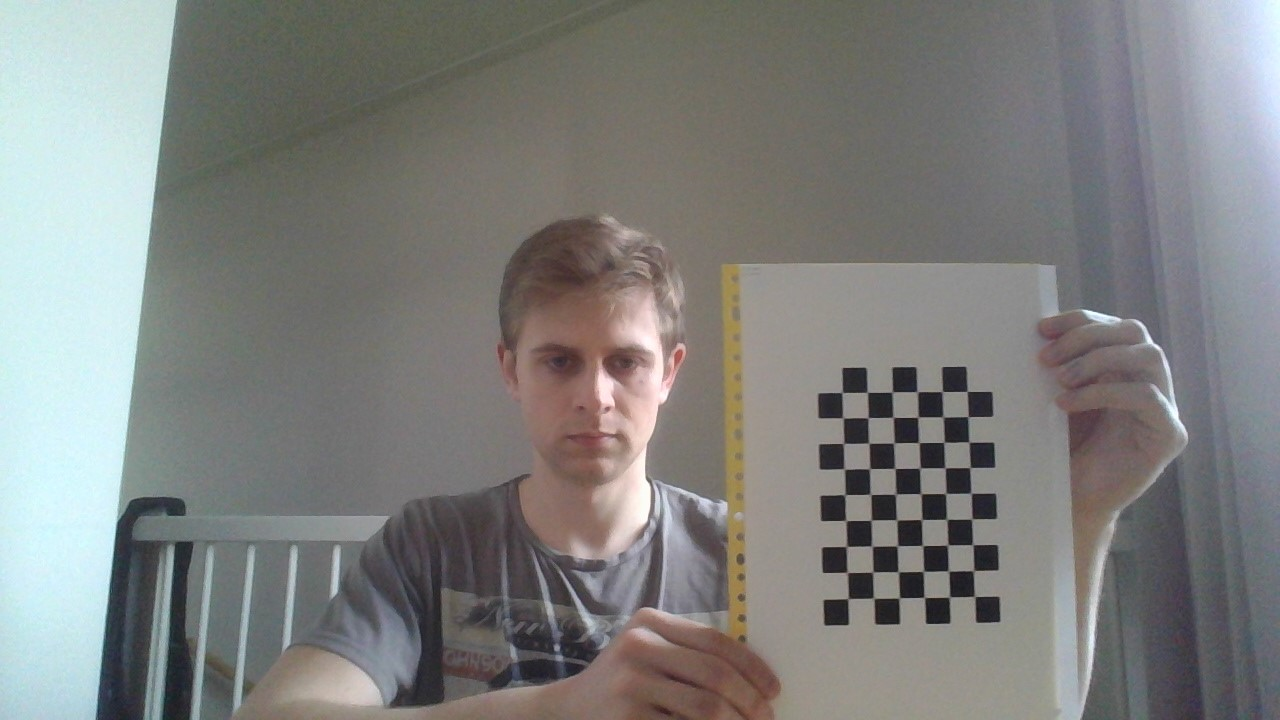
//> input picture Assignment_1/Camera Roll/WIN_20220216_11_22_18_Pro.jpg, 1280 x 720 px, given in place of the camera
$ ./Main   (built with g++ and OpenCV 4)
//> lines starting //> are read from the running program, lines starting //| are printed output that depends on the picture; after the words box and inside, x2 and y2 are one past the last pixel; in counts of white or black regions, pixels touching at a corner belong together
//#include <opencv2/opencv.hpp>
#include <opencv2/core.hpp>
#include <opencv2/core/utility.hpp>
#include <opencv2/imgproc.hpp>
#include "opencv2/highgui.hpp"
#include "opencv2/calib3d.hpp"
#include <opencv2/imgcodecs.hpp>
#include <opencv2/videoio.hpp>

#include <string>
#include <iostream>
#include <fstream>
#include <sstream>

using namespace cv;
using namespace std;

const Size chessboardDim = Size(6, 9);
const float squareDim = 0.017f;


void createKnownBoardPositions(vector<Point3f>& corners) {

	for (int i = 0; i < chessboardDim.height; i++)
	{
		for (int j = 0; j < chessboardDim.width; j++)
		{
			corners.push_back(Point3f(j* squareDim, i* squareDim, 0.0f));
		}
	}
}

// [228 lines left out: functions computeReprojectionErrors, cameraCalibrationAndLowQualityDetection, saveCameraCalibration, runImages, calibrateCameraAndSaveParams, not called in this run]


void poseEstimation(Mat img, vector<Point2f> corners, bool foundCorner, Mat cameraMatrixValues, Mat distortionCoefficientsValues) {

	Mat imgCorners;
	vector<Point3f> objectPoints;
	Mat imgGray;
	vector<Point2f> imagePoints, imagePointsCube;
	Mat rVectors, tVectors, rotMtx;
	cvtColor(img, imgGray, COLOR_BGR2GRAY);

	TermCriteria criteria = TermCriteria(TermCriteria::EPS + TermCriteria::COUNT, 40, 0.001);

	drawChessboardCorners(img, chessboardDim, corners, foundCorner);
	//imshow("Image with corners", imgCorners);
	cornerSubPix(imgGray, corners, Size(11, 11), Size(-1, -1), criteria);

	createKnownBoardPositions(objectPoints);

	solvePnP(objectPoints, corners, cameraMatrixValues, distortionCoefficientsValues, rVectors, tVectors);

	cout << "rVectors\n";
	cout << rVectors;


	vector<Point3f> axis;
	vector<Point3f> cube;

	axis.push_back(Point3f(3.0 * squareDim, 0.0, 0.0));
	axis.push_back(Point3f(0.0, 3.0 * squareDim, 0.0));
	axis.push_back(Point3f(0.0, 0.0, -3.0 * squareDim));

	projectPoints(axis, rVectors, tVectors, cameraMatrixValues, distortionCoefficientsValues, imagePoints);

	arrowedLine(img, corners[0], imagePoints[0], Scalar(255, 0, 0), 2, LINE_8);
	arrowedLine(img, corners[0], imagePoints[1], Scalar(0, 255, 0), 2, LINE_8);
	arrowedLine(img, corners[0], imagePoints[2], Scalar(0, 0, 255), 2, LINE_8);


	cube.push_back(Point3f(0.0, 0.0, 0.0));
	cube.push_back(Point3f(0.0, 2.0 * squareDim, 0.0));
	cube.push_back(Point3f(2.0 * squareDim, 2.0 * squareDim, 0.0));
	cube.push_back(Point3f(2.0 * squareDim, 0.0, 0.0));
	cube.push_back(Point3f(0.0, 0.0, -2.0 * squareDim));
	cube.push_back(Point3f(0.0, 2.0 * squareDim, -2.0 * squareDim));
	cube.push_back(Point3f(2.0 * squareDim, 2.0 * squareDim, -2.0 * squareDim));
	cube.push_back(Point3f(2.0 * squareDim, 0.0, -2.0 * squareDim));

	projectPoints(cube, rVectors, tVectors, cameraMatrixValues, distortionCoefficientsValues, imagePointsCube);

	cout << imagePointsCube.size() << "\n";

	//BASE
	for (int i = 0, j = 1; i < 3 && j < 4; i++, j++)
	{
		line(img, imagePointsCube[i], imagePointsCube[j], Scalar(0, 255, 255), 2, LINE_8);
		if (j == 3) {
			line(img, imagePointsCube[0], imagePointsCube[j], Scalar(0, 255, 255), 2, LINE_8);
		}
	}


	//PILLARS
	for (int i = 0, j = 4; i < 4 && j < imagePointsCube.size(); i++, j++)
	{
		line(img, imagePointsCube[i], imagePointsCube[j], Scalar(0, 255, 255), 2, LINE_8);

	}

	//TOP
	for (int i = 4, j = 5; i < imagePointsCube.size() - 1 && j < imagePointsCube.size(); i++, j++)
	{
		line(img, imagePointsCube[i], imagePointsCube[j], Scalar(0, 255, 255), 2, LINE_8);
		if (j == imagePointsCube.size() - 1) {
			line(img, imagePointsCube[4], imagePointsCube[j], Scalar(0, 255, 255), 2, LINE_8);

		}
	}

	imshow("Output", img);

}


void runCamera(Mat cameraMatrixValues, Mat distortionCoefficientsValues) {
	Mat frame;
	Mat drawToFrame;

	VideoCapture vid(0);
	if (!vid.isOpened()) { return; }

	int fps = 20;

	namedWindow("Webcam", WINDOW_AUTOSIZE);

	while (true) {
		if (!vid.read(frame))
			break;

		vector<Point2f> foundPoints;
		bool found = false;

		found = findChessboardCorners(frame, chessboardDim, foundPoints, CALIB_CB_ADAPTIVE_THRESH + CALIB_CB_NORMALIZE_IMAGE + CALIB_CB_FAST_CHECK);
		if (found)
			poseEstimation(frame, foundPoints, found, cameraMatrixValues, distortionCoefficientsValues);
		else
			imshow("webcam", frame);

		char character = waitKey(1000 / fps);

	}
}


void main(int argv, char** argc) {

	Mat camMatrix = Mat::eye(3,3,CV_64F);
	Mat distCoeff = Mat::zeros(8, 1, CV_64F);
	vector<vector<Point2f>> checkerboardImageSpacePoints;

	vector<Mat> savedImages;


	//  OFFLINE  //

	//savedImages = runImages(checkerboardImageSpacePoints);

	//uncomment to calibrate on given images
	//calibrateCameraAndSaveParams(savedImages, checkerboardImageSpacePoints, camMatrix, distCoeff);

	cout << "Calibrated! ";

	//  ONLINE  //
	//
	//TODO: change this to read all cam params from XML file

	fstream cameraMatrix;
	vector<float> aux;
	Mat cameraMatrixValues = Mat::eye(3, 3, CV_64F);
	cameraMatrix.open("cameraMatrix.txt", ios::in);
	if (cameraMatrix) {
		double value;

		// read the elements in the file into a vector
		while (cameraMatrix >> value) {
			aux.push_back(value);
		}
	}
	int z = 0;
	for (int i = 0; i < 3; i++) {
		for (int j = 0; j < 3; j++) {
			cameraMatrixValues.at<double>(i, j) = aux[z];
			z++;
		}
	}

	for (int r = 0; r < 3; r++)
	{
		for (int c = 0; c < 3; c++)
		{
			double value = cameraMatrixValues.at<double>(r, c);
			//cout << value << "\n ";
		}
	}


	cameraMatrix.close();


	fstream distortionCoefficients;
	Mat distortionCoefficientsValues;
	distortionCoefficients.open("distortionCoefficients.txt", ios::in);
	if (distortionCoefficients) {
		double value;

		// read the elements in the file into a vector
		while (distortionCoefficients >> value) {
			distortionCoefficientsValues.push_back(value);
		}
	}

	//cout << distortionCoefficientsValues;

	distortionCoefficients.close();

	//uncomment to run on camera
	runCamera(cameraMatrixValues, distortionCoefficientsValues);
//> in runCamera, frame is the input picture: 720 rows x 1280 cols, CV_8UC3; mean B, G, R 126.8, 128.6, 127.9
//> in runCamera, `found = findChessboardCorners(frame, chessboardDim, foundPoints, CALIB..`: found = true; foundPoints = 54 Points (x, y), first 12: [974.5, 596.5], [949.7, 597.3], [924.5, 597.2], [899.5, 597.9], [873.5, 598], [847.7, 598.6], [974.1, 570.9], [948.2, 571.1], [923.2, 571.4], [898.1, 571.8], [872.5, 571.9], [847.1, 572.5]
//> in poseEstimation, `cvtColor(img, imgGray, COLOR_BGR2GRAY);`:
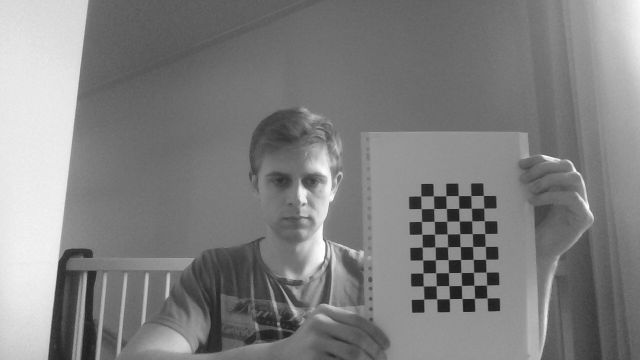
//> imgGray: 720 rows x 1280 cols, CV_8UC1 (shown at 1/2 size); min 16, max 254, mean 128.2
//> in poseEstimation, `drawChessboardCorners(img, chessboardDim, corners, foundCorner);`:
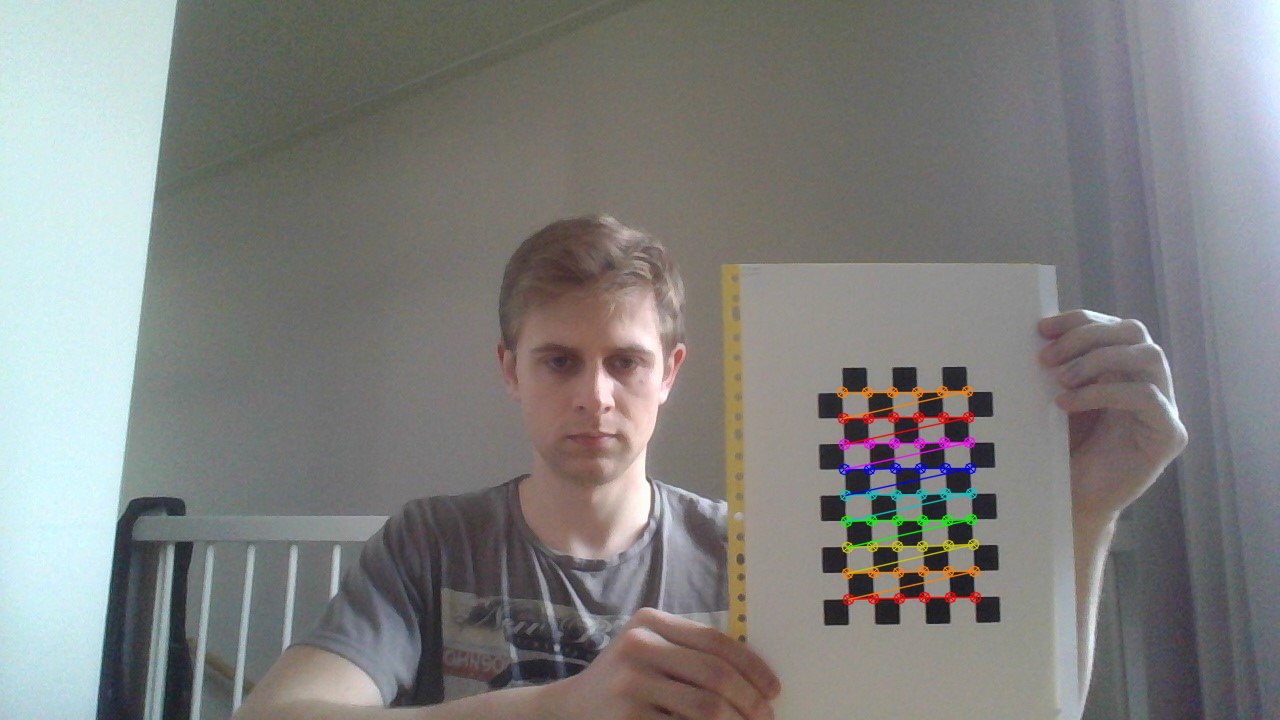
//> img: 720 rows x 1280 cols, CV_8UC3; 1.14% of pixels changed, all inside (x1, y1, x2, y2) = (836, 385, 982, 606)
//> in poseEstimation, `cornerSubPix(imgGray, corners, Size(11, 11), Size(-1, -1), criteria);`: corners = 54 Points (x, y), first 12: [974.6, 596.4], [949.4, 597.1], [924.3, 597.4], [899.2, 597.9], [873.6, 598.2], [848.1, 598.6], [973.5, 570.7], [948.5, 571], [923.4, 571.4], [898.3, 571.8], [872.8, 572.1], [847.2, 572.5]
//> in poseEstimation, `solvePnP(objectPoints, corners, cameraMatrixValues, distortionCoeffici..`: rVectors = [0.176, -0.245, -3.12]; tVectors = [0.638, 0.407, 2.31]
//| [0.1764730664266701;
//|  -0.2453879693004807;
//|  -3.121725723250512]
//> in poseEstimation, `projectPoints(axis, rVectors, tVectors, cameraMatrixValues, distortion..`: imagePoints = 3 Points (x, y): [898.9, 597.8], [971.9, 518.9], [1006.2, 598.3]
//> in poseEstimation, `projectPoints(cube, rVectors, tVectors, cameraMatrixValues, distortion..`: imagePointsCube = 8 Points (x, y): [975, 596.9], [972.9, 544.8], [922.4, 545.4], [924.2, 597.5], [995.6, 597.8], [993.3, 544.8], [942, 545.4], [944, 598.3]
//| 8
//> after the loop in poseEstimation, `for (int i = 0, j = 1; i < 3 && j < 4; i++, j++)`:
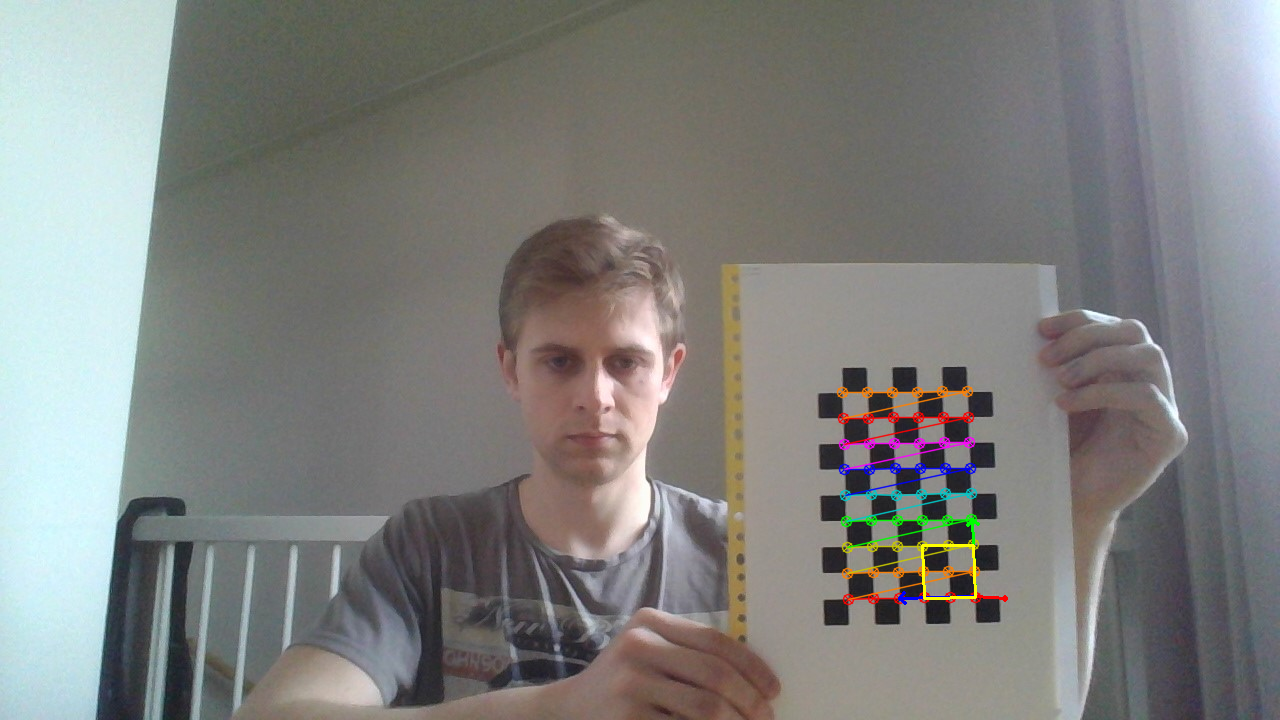
//> img: 720 rows x 1280 cols, CV_8UC3; mean B, G, R 126.7, 128.8, 128.3
//> the loop in poseEstimation, `for (int i = 0, j = 4; i < 4 && j < imagePointsCube.size(); i++, j++)` made 4 passes
//> the loop in poseEstimation, `for (int i = 4, j = 5; i < imagePointsCube.size() - 1 && j < imagePoin..` made 3 passes
//> the Esc key is pressed


	Mat img;
	savedImages[20].copyTo(img);

	vector<Point2f> corners;
	vector<Vec2f> corners2;

	bool foundCorner;


	foundCorner = findChessboardCorners(img, chessboardDim, corners, CALIB_CB_ADAPTIVE_THRESH + CALIB_CB_NORMALIZE_IMAGE + CALIB_CB_FAST_CHECK);


	if (foundCorner) {
		poseEstimation(img, corners, foundCorner, cameraMatrixValues, distortionCoefficientsValues);
	}

	waitKey(0);
}

$ run again, on Assignment_1/Camera Roll/WIN_20220216_11_22_27_Pro.jpg
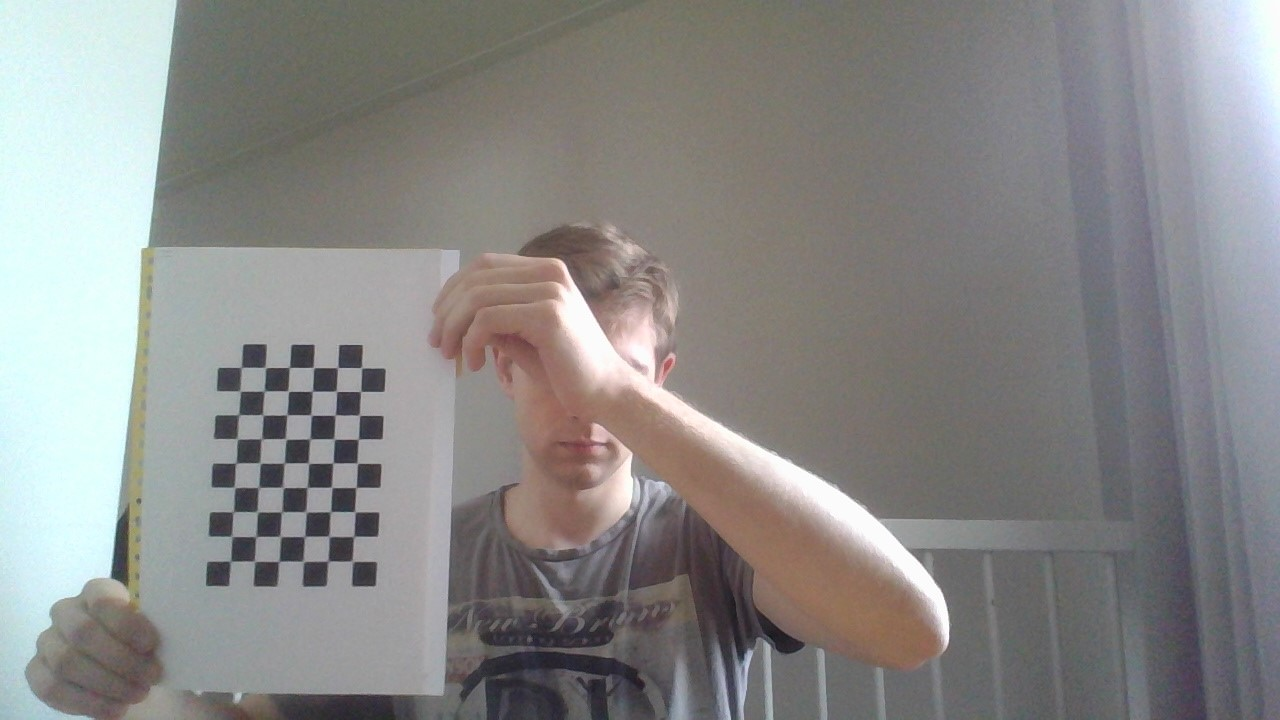
//> input picture Assignment_1/Camera Roll/WIN_20220216_11_22_27_Pro.jpg, 1280 x 720 px, given in place of the camera
//> in runCamera, frame is the input picture: 720 rows x 1280 cols, CV_8UC3; mean B, G, R 136.2, 137.3, 138
//> found = true; foundPoints = 54 Points (x, y), first 12: [352.5, 560.9], [328, 561.3], [303.4, 561.7], [279.2, 561.5], [254.8, 561.3], [230.5, 561.5], [353.5, 536.8], [328.8, 536.2], [304.6, 536.6], [280.6, 536.5], [255.8, 536.8], [231.1, 536]
//> corners = 54 Points (x, y), first 12: [352.4, 561.2], [327.9, 561], [303.2, 561.4], [278.8, 561.4], [254.5, 561.3], [230.5, 561.1], [353.8, 536.3], [329, 536.2], [304.6, 536.5], [280.2, 536.4], [255.9, 536.5], [231.8, 536.4]
//> rVectors = [-0.446, -0.35, -3.07]; tVectors = [0.242, 0.397, 2.42]
//| [-0.4460930228317198;
//|  -0.3502345148286095;
//|  -3.073541250528547]
//> imagePoints = 3 Points (x, y): [278.9, 561], [356.1, 487.6], [338.4, 556.5]
//> imagePointsCube = 8 Points (x, y): [352.4, 561.4], [354.9, 512.1], [306, 511.8], [303.3, 561.1], [343.2, 558.2], [345.7, 508.2], [296.2, 508], [293.4, 557.9]
//| 8
//> after the loop in poseEstimation, `for (int i = 0, j = 1; i < 3 && j < 4; i++, j++)`:
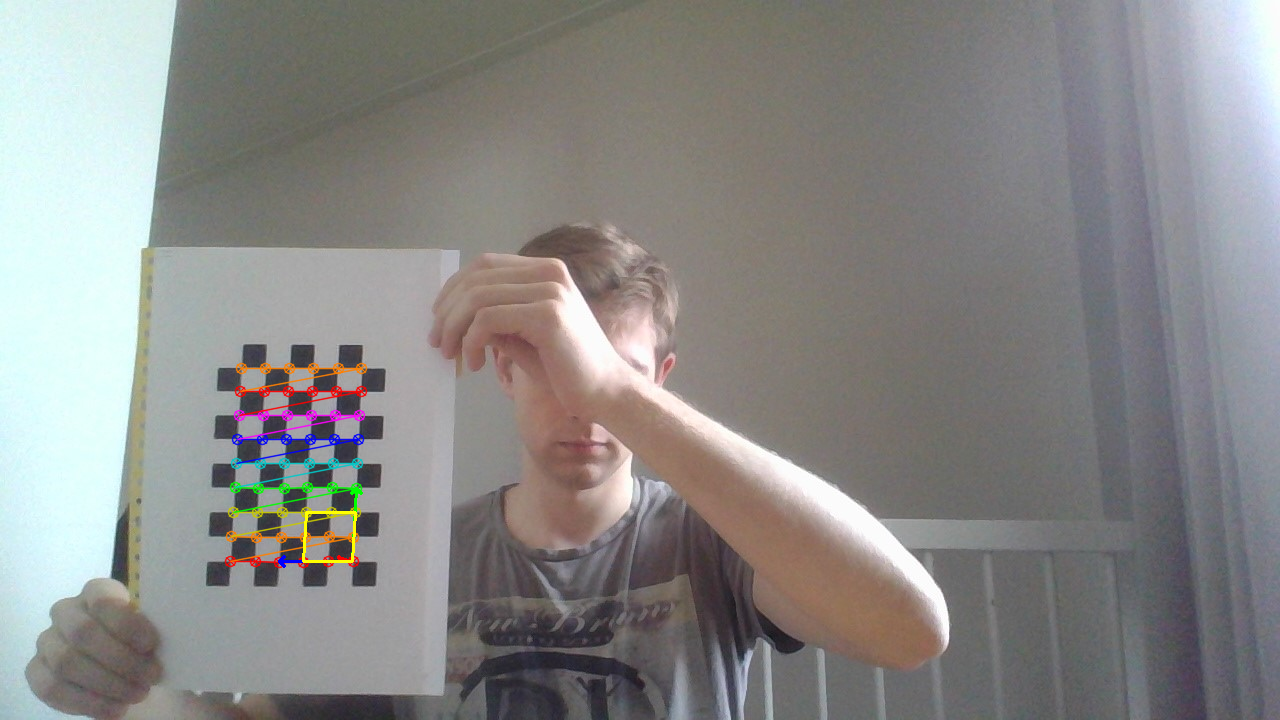
//> img: 720 rows x 1280 cols, CV_8UC3; mean B, G, R 135.9, 137.4, 138.3
//> the loop in poseEstimation, `for (int i = 0, j = 4; i < 4 && j < imagePointsCube.size(); i++, j++)` made 4 passes
//> the loop in poseEstimation, `for (int i = 4, j = 5; i < imagePointsCube.size() - 1 && j < imagePoin..` made 3 passes
//> after the loop in poseEstimation, `for (int i = 4, j = 5; i < imagePointsCube.size() - 1 && j < imagePoin..`:
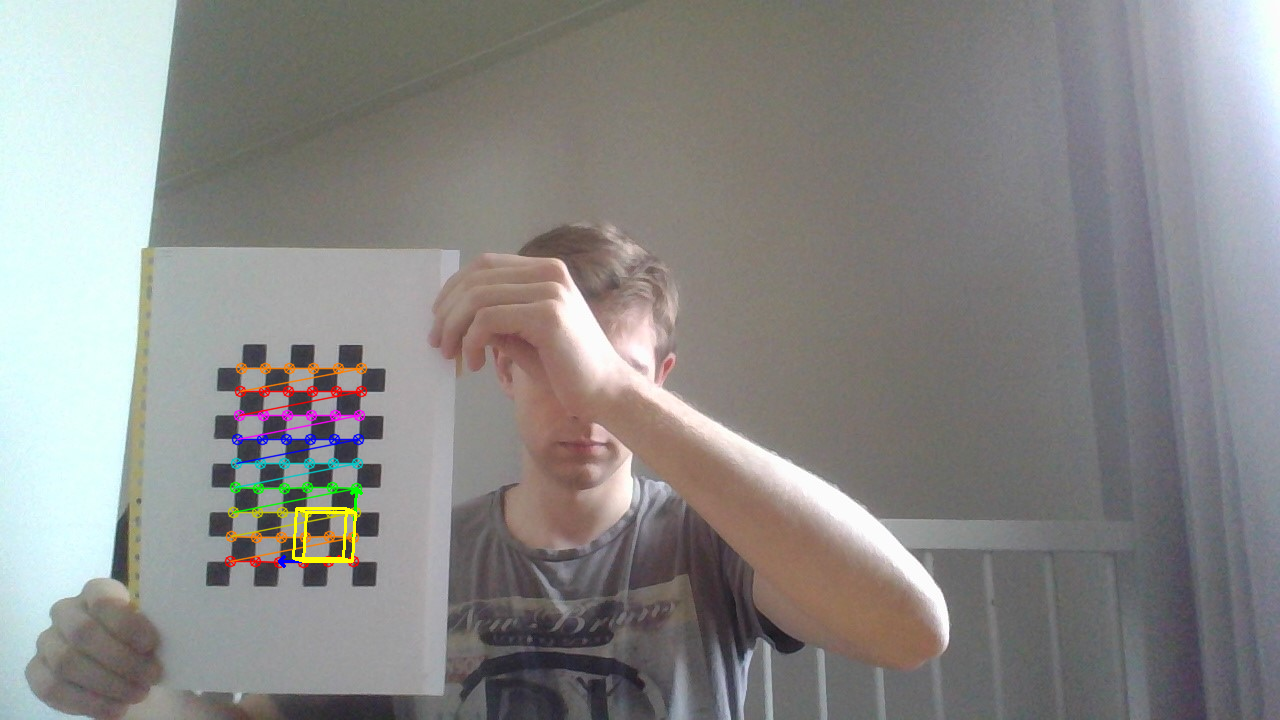
//> img: 720 rows x 1280 cols, CV_8UC3; mean B, G, R 135.9, 137.5, 138.4
